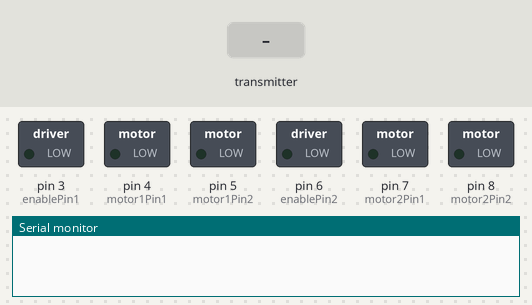
Bench run of a sketch on a simulated Arduino Uno, built with avr-gcc and run on an emulated ATmega328P. Shown: switched loads named in the sketch (green lamp = pin HIGH), the last lines printed to the serial monitor. The test bench sets the inputs (shaded band). No radio packets arrive unless stated.

Above: at 1.2 s.
1.3 s: the transmitter starts sending recieved_data.0 = 0
At 1.7 s:
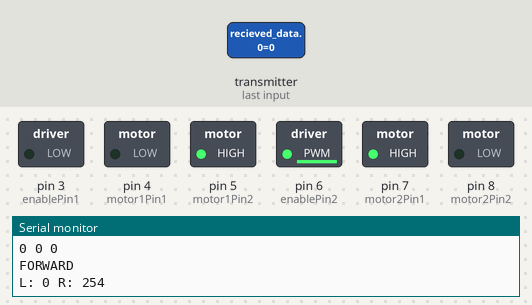
2.8 s: the transmitter starts sending recieved_data.1 = 64
At 4.0 s:
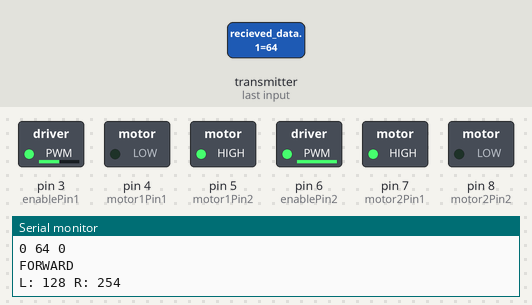
4.3 s: the transmitter starts sending recieved_data.2 = 64
At 5.2 s:
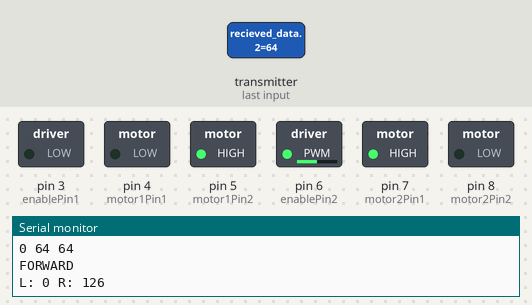
5.8 s: the transmitter starts sending recieved_data.1 = 255
At 6.4 s:
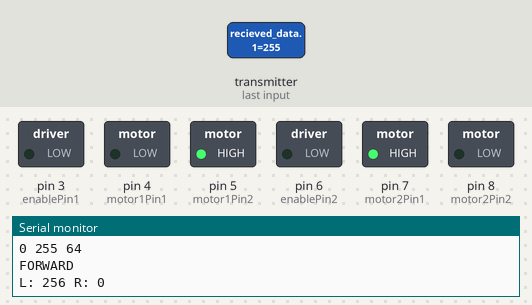
7.3 s: the transmitter starts sending recieved_data.2 = 128
At 8.5 s:
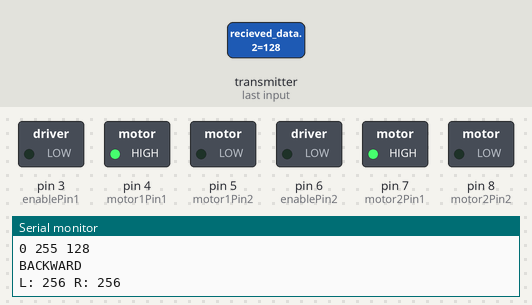
8.8 s: the transmitter starts sending recieved_data.1 = 0
At 9.9 s:
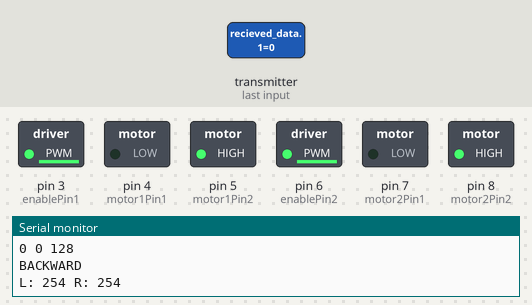
Timing chart, 0 to 11.3 s (numbered marks = the images above; inputs shaded):
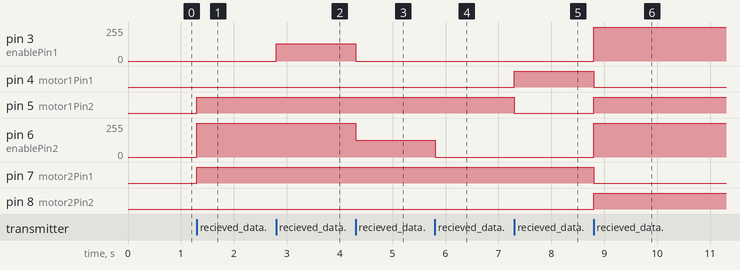

The sketch:

dc.ino
```cpp
#include <nRF24L01.h>
#include <printf.h>
#include <RF24.h>
#include <RF24_config.h>

#include <SPI.h>
#include "pearson-hashing.h"

RF24 radio(9,10); // init module on pins 9 and 10 for Uno and Nano
byte address[][6] = {"1Node","2Node","3Node","4Node","5Node","6Node"};  //Possible pipes numbers

const int enablePin1 = 3;    // H-bridge motor 1 enable pin
const int motor1Pin1 = 4;    // H-bridge leg 1 (pin 2, 1A)
const int motor1Pin2 = 5;    // H-bridge leg 2 (pin 7, 2A)

const int enablePin2 = 6;   // H-bridge motor 2 enable pin
const int motor2Pin1 = 7;    // H-bridge leg 3 (pin 10, 1A)
const int motor2Pin2 = 8;    // H-bridge leg 4 (pin 15, 2A)

byte recieved_data[3];

void setup() {
  pinMode(motor1Pin1, OUTPUT);
  pinMode(motor1Pin2, OUTPUT);
  pinMode(motor2Pin1, OUTPUT);
  pinMode(motor2Pin2, OUTPUT);
  pinMode(enablePin1, OUTPUT);
  pinMode(enablePin2, OUTPUT);

  Serial.begin(9600);

  radio.begin();
  radio.setAutoAck(1);
  radio.setRetries(0,15);
  radio.enableAckPayload();
  radio.setPayloadSize(32);

  radio.openReadingPipe(1,address[0]);
  radio.setChannel(0x60);

  radio.setPALevel (RF24_PA_MIN); //radio power level. Possible values: RF24_PA_MIN, RF24_PA_LOW, RF24_PA_HIGH, RF24_PA_MAX
  radio.setDataRate (RF24_250KBPS); //Bandwidth. RF24_2MBPS, RF24_1MBPS, RF24_250KBPS
  //should be the same on TX/RX!
  // Warning!!! enableAckPayload is not working on RF24_250KBPS!

  radio.powerUp();
  radio.startListening();
}

void loop() {

  int x = 0;
  int y = 0;
  byte pipeNo;
  while( radio.available(&pipeNo)){
    radio.read(&recieved_data, sizeof(recieved_data));
//    if (!validate(recieved_data, sizeof(recieved_data))) {
//      continue;
//    }
    printData(recieved_data, sizeof(recieved_data));
    x = recieved_data[1];
    y = recieved_data[2];
    moveCar(x, y);
 }
}

void printData(byte data[], size_t arr_size) {
  for (int i = 0; i < arr_size; i++) {
    Serial.print(data[i], DEC);
    Serial.print(" ");
  }
  Serial.print("\n");
}

void printSpeed(int left, int right) {
  Serial.print("L: ");
  Serial.print(left, DEC);
  Serial.print(" R: ");
  Serial.print(right, DEC);
  Serial.print("\n");
}

void printDirection(int dir) {
  if (dir < 0) {
      Serial.print("FORWARD");
  } else {
      Serial.print("BACKWARD");
  }
  Serial.print("\n");
}

bool validate(byte data[], size_t arr_size) {
  char x[arr_size];
  for (int i = 1; i<arr_size; i++) {
    x[i] = data[i];
  }
  unsigned char hash = phash_rfc3074(x);
  return byte(hash) == data[0];
}

void direct_motor(int pin1, int pin2, bool forward) {
    digitalWrite(pin1, forward ? LOW : HIGH);
    digitalWrite(pin2, forward ? HIGH : LOW);
}

void speed_motor(int pin, int value) {
    analogWrite(pin, value);
}

void moveCar(int x, int y) {
  const float turn_zone = 0.3;
  int x_dir = x - 127;
  int y_dir = y - 127;
  bool dir_1 = true;
  bool dir_2 = false;
  printDirection(y_dir);
  if (y_dir < 0) {
    dir_1 = true;
    dir_2 = false;
  } else {
    dir_1 = false;
    dir_2 = true;
  }
  int speed_val = abs(y_dir);
  int speed_mapped = map(speed_val, 0, 127, 0, 254);
  int direction_mapped = map(x_dir, -127, 127, -254, 254);
  if (abs(direction_mapped) < turn_zone * 254) {
    direction_mapped = 0;
  }
  int speed_L = speed_mapped;
  int speed_R = speed_mapped;

  if (speed_mapped < 254 * turn_zone) {
    speed_L = abs(direction_mapped);
    speed_R = abs(direction_mapped);
    dir_1 = direction_mapped < 0;
    dir_2 = direction_mapped < 0;
  } else {
    if (direction_mapped < 0) {
      speed_L -= abs(direction_mapped);
      speed_R = max(abs(direction_mapped), speed_R);
      if (speed_L < 0) { speed_L = 0; }
    } else if (direction_mapped > 0) {
      speed_R -= abs(direction_mapped);
      speed_L = max(abs(direction_mapped), speed_L);
      if (speed_R < 0) { speed_R = 0; }
    }
  }

  direct_motor(motor1Pin1, motor1Pin2, dir_1);
  direct_motor(motor2Pin1, motor2Pin2, dir_2);
  speed_motor(enablePin1, speed_L);
  speed_motor(enablePin2, speed_R);
  printSpeed(speed_L, speed_R);
}
```

pearson-hashing.c
```cpp
#include <stdio.h>
#include <stdlib.h>
#include <string.h>

/*
 * Pearson hashing (from Wikipedia)
 *
 * Pearson hashing is a hash function designed for fast execution on processors with 8-bit registers.
 * Given an input consisting of any number of bytes, it produces as output a single byte that is strongly
 * dependent on every byte of the input. Its implementation requires only a few instructions, plus a
 * 256-byte lookup table containing a permutation of the values 0 through 255.
 */

// T table for Pearson hashing from RFC 3074.
unsigned char pearson_T[256] = {
    251, 175, 119, 215, 81, 14, 79, 191, 103, 49, 181, 143, 186, 157,  0,
    232, 31, 32, 55, 60, 152, 58, 17, 237, 174, 70, 160, 144, 220, 90, 57,
    223, 59,  3, 18, 140, 111, 166, 203, 196, 134, 243, 124, 95, 222, 179,
    197, 65, 180, 48, 36, 15, 107, 46, 233, 130, 165, 30, 123, 161, 209, 23,
    97, 16, 40, 91, 219, 61, 100, 10, 210, 109, 250, 127, 22, 138, 29, 108,
    244, 67, 207,  9, 178, 204, 74, 98, 126, 249, 167, 116, 34, 77, 193,
    200, 121,  5, 20, 113, 71, 35, 128, 13, 182, 94, 25, 226, 227, 199, 75,
    27, 41, 245, 230, 224, 43, 225, 177, 26, 155, 150, 212, 142, 218, 115,
    241, 73, 88, 105, 39, 114, 62, 255, 192, 201, 145, 214, 168, 158, 221,
    148, 154, 122, 12, 84, 82, 163, 44, 139, 228, 236, 205, 242, 217, 11,
    187, 146, 159, 64, 86, 239, 195, 42, 106, 198, 118, 112, 184, 172, 87,
    2, 173, 117, 176, 229, 247, 253, 137, 185, 99, 164, 102, 147, 45, 66,
    231, 52, 141, 211, 194, 206, 246, 238, 56, 110, 78, 248, 63, 240, 189,
    93, 92, 51, 53, 183, 19, 171, 72, 50, 33, 104, 101, 69, 8, 252, 83, 120,
    76, 135, 85, 54, 202, 125, 188, 213, 96, 235, 136, 208, 162, 129, 190,
    132, 156, 38, 47, 1, 7, 254, 24, 4, 216, 131, 89, 21, 28, 133, 37, 153,
    149, 80, 170, 68, 6, 169, 234, 151
};

// Pearsong hashing algorithm as described in RFC 3074.
// -> http://www.apps.ietf.org/rfc/rfc3074.html
unsigned char phash_rfc3074(const char *key) {
    size_t len = strlen(key);
    unsigned char hash = len;
    for (size_t i = len; i > 0;) hash = pearson_T[hash ^ key[--i]];
    return hash;
}

/*
 * Ruby version for phash_rfc3074:
 * def phash_rfc3074(key)
 *     h = key.length
 *     (key.length - 1).downto(0) { |i| h = T[h ^ key.getbyte(i)] }
 *     return h
 * end
 *
 * And Go version:
 * func phash_rfc3074(key string) (h byte) {
 *     h = byte(len(key)) // Limits the method to 255-bytes strings but it is enforced by the compiler.
 * 	for i := h; i > 0; i-- { h = T[h^key[i-1]] }
 * 	return
 * }
 */

// Pearson hashing algorithm as described in the original paper.
// It uses the same table from RFC 3074, not the one from the paper.
// http://cs.mwsu.edu/~griffin/courses/2133/downloads/Spring11/p677-pearson.pdf
unsigned char phash_original(const char *key) {
    size_t len = strlen(key);
    unsigned char result, *hash = malloc(sizeof(unsigned char) * len);
    for (size_t i = 0; i < len; i++) hash[i] = pearson_T[hash[i - 1] ^ key[i]];
    result = hash[len - 1], free(hash);
    return result;
}

// Pearson hashing algorithm as described in Wikipedia. Equal to phash_original (more obfuscated).
// -> http://en.wikipedia.org/wiki/Pearson_hashing
// This assumes that key always ends with NULL character (\0).
unsigned char phash_wikipedia(const char *key) {
    unsigned char hash = 0;
    for (char c = *key++; c; c = *key++) hash = pearson_T[hash ^ c];
    return hash;
}

/*
 * Ruby version for phash_original:
 * def phash_original(key)
 *     h = 0
 *     key.each_byte { |c| h = T[h ^ c] }
 *     return h
 * end
 *
 * And Go version:
 * func phash_original(key string) (h byte) {
 *	for _, c := range []byte(key) { h = T[h^c] }
 *	return
 * }
 */

// Pearson 16-bit hashing (based on Wikipedia/original).
// Instead of concatenating hashes as strings (as in original Pearson), it shifts the first and adds the second.
unsigned short phash16(const char *key) {
    unsigned char h1, h2;
    size_t length = strlen(key);
    char *buffer = malloc(sizeof(char) * length);
    memcpy(buffer, key, length), buffer[length] = 0;
    h1 = phash_wikipedia(buffer), buffer[0] = (buffer[0] + 1) % 255;
    h2 = phash_wikipedia(buffer), free(buffer);
    return (h1 << 8) + h2;
}
```

pearson-hashing.h
```cpp
#ifndef __TEST_H__
#define __TEST_H__

#ifdef __cplusplus
extern "C" {
#endif

unsigned char phash_rfc3074(const char *key);

#ifdef __cplusplus
} // extern "C"
#endif

#endif
```

Measured:
- after the input at 1.3 s, pin 5 (motor1Pin2), pin 7 (motor2Pin1): LOW → HIGH at once; pin 6 (enablePin2): 0/255 → 254/255 at once
- after the input at 2.8 s, pin 3 (enablePin1): 0/255 → 128/255 at once
- after the input at 4.3 s, pin 3 (enablePin1): 128/255 → 0/255 at once; pin 6 (enablePin2): 254/255 → 126/255 at once
- after the input at 5.8 s, pin 6 (enablePin2): 126/255 → 0/255 at once
- after the input at 7.3 s, pin 4 (motor1Pin1): LOW → HIGH at once; pin 5 (motor1Pin2): HIGH → LOW at once
- after the input at 8.8 s, pin 3 (enablePin1), pin 6 (enablePin2): 0/255 → 254/255 at once; pin 4 (motor1Pin1), pin 7 (motor2Pin1): HIGH → LOW at once; pin 5 (motor1Pin2), pin 8 (motor2Pin2): LOW → HIGH at once
